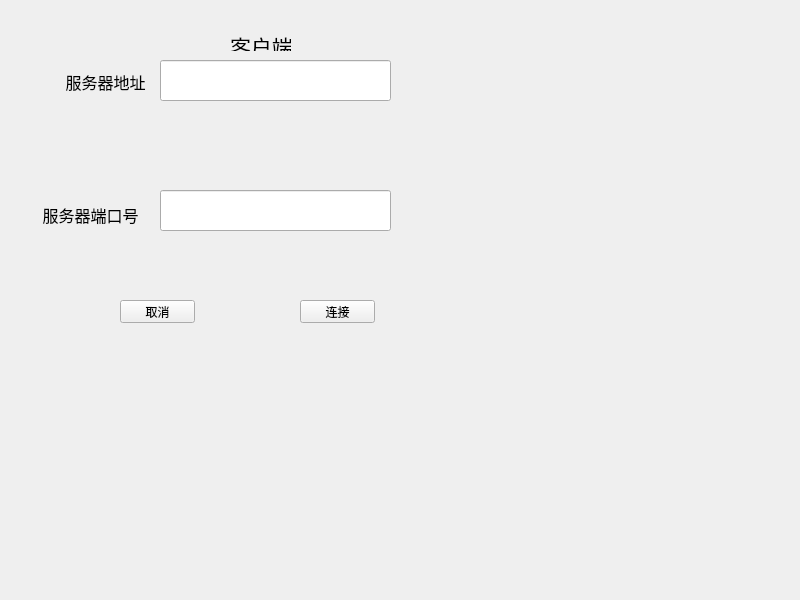
<?xml version="1.0" encoding="UTF-8"?>
<ui version="4.0">
 <class>Widget</class>
 <widget class="QWidget" name="Widget">
  <property name="geometry">
   <rect>
    <x>0</x>
    <y>0</y>
    <width>800</width>
    <height>600</height>
   </rect>
  </property>
  <property name="windowTitle">
   <string>Widget</string>
  </property>
  <widget class="QLineEdit" name="ipLineEdit">
   <property name="geometry">
    <rect>
     <x>160</x>
     <y>60</y>
     <width>231</width>
     <height>41</height>
    </rect>
   </property>
  </widget>
  <widget class="QLabel" name="label">
   <property name="geometry">
    <rect>
     <x>230</x>
     <y>30</y>
     <width>61</width>
     <height>21</height>
    </rect>
   </property>
   <property name="text">
    <string>&lt;html&gt;&lt;head/&gt;&lt;body&gt;&lt;p align=&quot;center&quot;&gt;&lt;span style=&quot; font-size:16pt;&quot;&gt;客户端&lt;/span&gt;&lt;/p&gt;&lt;/body&gt;&lt;/html&gt;</string>
   </property>
  </widget>
  <widget class="QLabel" name="label_2">
   <property name="geometry">
    <rect>
     <x>60</x>
     <y>70</y>
     <width>91</width>
     <height>21</height>
    </rect>
   </property>
   <property name="text">
    <string>&lt;html&gt;&lt;head/&gt;&lt;body&gt;&lt;p align=&quot;center&quot;&gt;&lt;span style=&quot; font-size:12pt;&quot;&gt;服务器地址&lt;/span&gt;&lt;/p&gt;&lt;/body&gt;&lt;/html&gt;</string>
   </property>
  </widget>
  <widget class="QLabel" name="label_3">
   <property name="geometry">
    <rect>
     <x>40</x>
     <y>200</y>
     <width>101</width>
     <height>31</height>
    </rect>
   </property>
   <property name="text">
    <string>&lt;html&gt;&lt;head/&gt;&lt;body&gt;&lt;p align=&quot;center&quot;&gt;&lt;span style=&quot; font-size:12pt;&quot;&gt;服务器端口号&lt;/span&gt;&lt;/p&gt;&lt;/body&gt;&lt;/html&gt;</string>
   </property>
  </widget>
  <widget class="QLineEdit" name="portLineEdit">
   <property name="geometry">
    <rect>
     <x>160</x>
     <y>190</y>
     <width>231</width>
     <height>41</height>
    </rect>
   </property>
  </widget>
  <widget class="QPushButton" name="cancelButton">
   <property name="geometry">
    <rect>
     <x>120</x>
     <y>300</y>
     <width>75</width>
     <height>23</height>
    </rect>
   </property>
   <property name="text">
    <string>取消</string>
   </property>
  </widget>
  <widget class="QPushButton" name="connectButton">
   <property name="geometry">
    <rect>
     <x>300</x>
     <y>300</y>
     <width>75</width>
     <height>23</height>
    </rect>
   </property>
   <property name="text">
    <string>连接</string>
   </property>
  </widget>
 </widget>
 <resources/>
 <connections/>
</ui>
